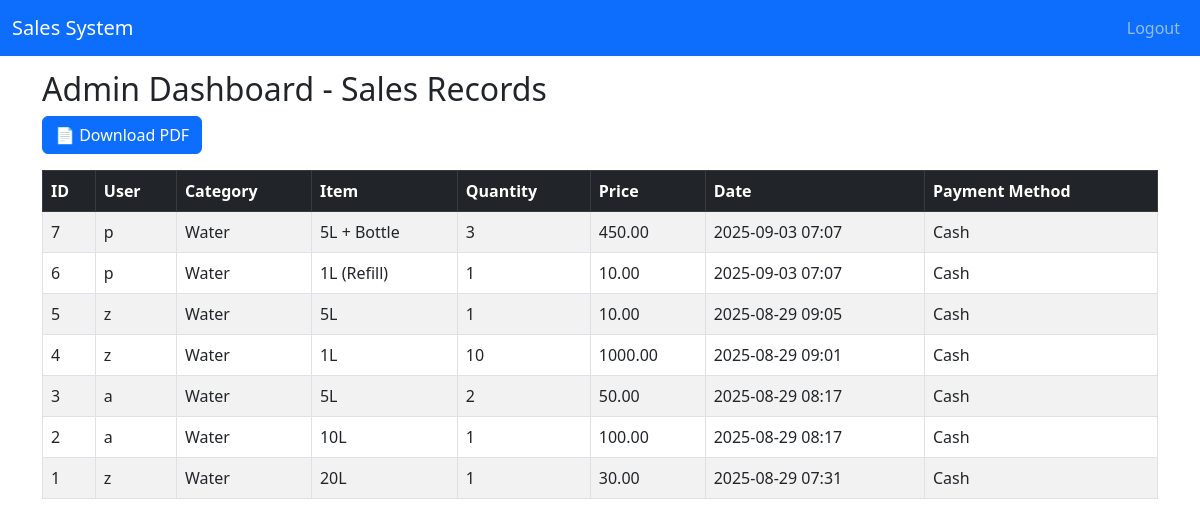
Page /admin-dashboard/ (signed in) on the committed database.
### myapp/models.py (models this page shows, shortened)
class Sale(models.Model):
    user = models.ForeignKey(User, on_delete=models.CASCADE)
    category = models.CharField(max_length=100)
    item = models.CharField(max_length=100)
    quantity = models.IntegerField()
    price = models.DecimalField(max_digits=10, decimal_places=2)
    payment_method = models.CharField(max_length=50, default="Cash")  # ✅ NEW FIELD
    date = models.DateTimeField(auto_now_add=True)

### myapp/views.py (the view)
# urls.py: path("admin-dashboard/", views.admin_dashboard, name="admin_dashboard"),        # Admin dashboard
@login_required
def admin_dashboard(request):
    sales = Sale.objects.all().order_by("-date")
    sales_with_total = sales.annotate(
        total_price=ExpressionWrapper(F("price") * F("quantity"), output_field=DecimalField())
    )
    total_amount = sales_with_total.aggregate(total=Sum("total_price"))["total"] or 0
    context = {
        "sales": sales_with_total,
        "total_amount": total_amount,
    }
    return render(request, "admin_dashboard.html", context)

### myapp/templates/admin_dashboard.html (shortened to what this page needs)
{% extends "base.html" %}
{% block content %}
<h2>Admin Dashboard - Sales Records</h2>
<a href="{% url 'admin_dashboard_pdf' %}" class="btn btn-primary">📄 Download PDF</a>
<table class="table table-bordered table-striped mt-3">
    <thead class="table-dark">
        <tr>
            <th>ID</th>
            <th>User</th>
            <th>Category</th>
            <th>Item</th>
            <th>Quantity</th>
            <th>Price</th>
            <th>Date</th>
            <th>Payment Method</th>
        </tr>
    </thead>
    <tbody>
        {% for sale in sales %}
        <tr>
            <td>{{ sale.id }}</td>
            <td>{{ sale.user.username }}</td>
            <td>{{ sale.category }}</td>
            <td>{{ sale.item }}</td>
            <td>{{ sale.quantity }}</td>
            <td>{{ sale.price }}</td>
            <td>{{ sale.date|date:"Y-m-d H:i" }}</td>
            <td>{{ sale.payment_method }}</td>
        </tr>
        {% empty %}
        <tr>
            <td colspan="8" class="text-center">No sales found.</td>
        </tr>
        {% endfor %}
    </tbody>
</table>
{% endblock %}

### myapp/templates/base.html (shortened to what this page needs)
<!DOCTYPE html>
<html lang="en">
<head>
    <link href="https://cdn.jsdelivr.net/npm/bootstrap@5.3.0/dist/css/bootstrap.min.css" rel="stylesheet">
</head>
<body>
<nav class="navbar navbar-expand-lg navbar-dark bg-primary fixed-top">
  <div class="container-fluid">
    <a class="navbar-brand" href="#">Sales System</a>
    <div class="collapse navbar-collapse">
      <ul class="navbar-nav ms-auto">
        {% if user.is_authenticated %}
          <li class="nav-item">
            <a class="nav-link" href="{% url 'logout' %}">Logout</a>
          </li>
        {% endif %}
      </ul>
    </div>
  </div>
</nav>
<div class="container">
    {% block content %}{% endblock %}
</div>
</body>
</html>

### myapp/templates/base.html (style rules this page uses)
body { padding-top: 70px; }

### rows in the picture
Sale: id "7", user.username "p", category "Water", item "5L + Bottle", quantity "3", price "450.00", date "2025-09-03 07:07", payment_method "Cash"
Sale: id "6", user.username "p", category "Water", item "1L (Refill)", quantity "1", price "10.00", date "2025-09-03 07:07", payment_method "Cash"
Sale: id "5", user.username "z", category "Water", item "5L", quantity "1", price "10.00", date "2025-08-29 09:05", payment_method "Cash"
Sale: id "4", user.username "z", category "Water", item "1L", quantity "10", price "1000.00", date "2025-08-29 09:01", payment_method "Cash"
Sale: id "3", user.username "a", category "Water", item "5L", quantity "2", price "50.00", date "2025-08-29 08:17", payment_method "Cash"
Sale: id "2", user.username "a", category "Water", item "10L", quantity "1", price "100.00", date "2025-08-29 08:17", payment_method "Cash"
Sale: id "1", user.username "z", category "Water", item "20L", quantity "1", price "30.00", date "2025-08-29 07:31", payment_method "Cash"
